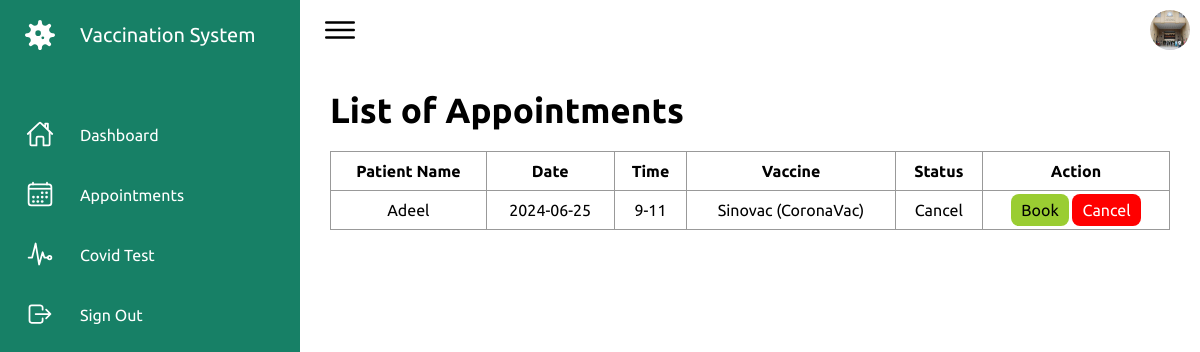
Screenshot of /Hospital/appointment.php (signed in) with the database file from the repository.
### tables this page shows
CREATE TABLE `tbl_appointment` (
  `id` int(11) NOT NULL,
  `p_id` int(11) NOT NULL,
  `h_id` int(11) NOT NULL,
  `date` varchar(20) NOT NULL,
  `time` varchar(20) NOT NULL,
  `v_id` int(11) NOT NULL,
  `status` varchar(50) NOT NULL DEFAULT 'pending'
);

CREATE TABLE `tbl_patient` (
  `id` int(11) NOT NULL,
  `name` varchar(50) NOT NULL,
  `contact` varchar(15) NOT NULL,
  `email` varchar(50) NOT NULL,
  `password` varchar(50) NOT NULL,
  `cid` int(11) NOT NULL,
  `address` varchar(150) NOT NULL,
  `gender` varchar(15) NOT NULL,
  `image` varchar(100) NOT NULL,
  `status` varchar(50) NOT NULL DEFAULT 'activate'
);

CREATE TABLE `tbl_vaccine` (
  `id` int(11) NOT NULL,
  `name` varchar(50) NOT NULL,
  `status` varchar(50) NOT NULL DEFAULT 'available'
);

### Hospital/appointment.php (the view, shortened to what this page needs)
<?php
    include("../Admin/connection.php");
?>
<!DOCTYPE html>
<html lang="en">
<head>
    <link rel="stylesheet" href="assets/css/index.css">
</head>
<body>
    <div class="container">
        <?php
            include("navigation.php");
        ?>
        <div class="main">
            <div class="topbar">
                <div class="toggle">
                    <ion-icon name="menu-outline"></ion-icon>
                </div>
                <div class="user">
                    <a href='profile.php'><img src="assets/imgs/customer01.jpg" alt=""></a>
                </div>
            </div>
            <div class="mainContent">
                <h2 class="title">List of Appointments</h2>
                <table>
                    <thead>
                        <tr>
                            <th>Patient Name</th>
                            <th>Date</th>
                            <th>Time</th>
                            <th>Vaccine</th>
                            <th>Status</th>
                            <th>Action</th>
                        </tr>
                    </thead>
                    <tbody>
                        <?php
                            $query = "SELECT tbl_patient.name as 'pname', tbl_hospital.name as 'hname', tbl_vaccine.name as 'vname', tbl_appointment.* FROM tbl_appointment INNER JOIN tbl_patient ON tbl_appointment.p_id = tbl_patient.id INNER JOIN tbl_hospital ON tbl_appointment.h_id=tbl_hospital.id INNER JOIN tbl_vaccine ON tbl_appointment.v_id=tbl_vaccine.id WHERE tbl_appointment.h_id=$_SESSION[hospital_session]";
                            $result = mysqli_query($connection,$query);
                            foreach($result as $row)
                            {
                                echo
                                "<tr>
                                    <td>$row[pname]</td>
                                    <td>$row[date]</td>
                                    <td>$row[time]</td>
                                    <td>$row[vname]</td>
                                    <td>$row[status]</td>
                                    <td>
                                        <a href='booked_appointment.php?id=$row[id]' class='btnactivate'>Book</a>
                                        <a href='cancel_appointment.php?id=$row[id]' class='btndeactivate'>Cancel</a>
                                    </td>
                                    </td>
                                </tr>";
                            }
                        ?>
                    </tbody>
                </table>
            </div>
        </div>
    </div>
</body>
</html>

### Hospital/assets/css/index.css (style rules this page uses)
* { font-family: "Ubuntu", sans-serif; margin: 0; padding: 0; box-sizing: border-box; }
:root { --white: #fff; --gray: #f5f5f5; --black1: #222; --black2: #999; --green:#178066; }
body { min-height: 100vh; overflow-x: hidden; }
.container { position: relative; width: 100%; }
.main { position: absolute; width: calc(100% - 300px); left: 300px; min-height: 100vh; background: var(--white); transition: 0.5s; }
.topbar { width: 100%; height: 60px; display: flex; justify-content: space-between; align-items: center; padding: 0 10px; }
.toggle { position: relative; width: 60px; height: 60px; display: flex; justify-content: center; align-items: center; font-size: 2.5rem; cursor: pointer; }
.user { position: relative; width: 40px; height: 40px; border-radius: 50%; overflow: hidden; cursor: pointer; }
.user img { position: absolute; top: 0; left: 0; width: 100%; height: 100%; object-fit: cover; }

### Hospital/appointment.php (style rules this page uses)
.mainContent { padding: 30px; }
.mainContent .title { font-size: 35px; }
.mainContent table { width: 100%; }
.mainContent table,td,th { margin-top: 20px; border: 1px solid #999; text-align: center; border-collapse: collapse; padding: 10px; }
.mainContent table a { padding: 7px 10px; background-color: #178066; text-decoration: none; border-radius: 8px; color: #fff; }
.mainContent .btndeactivate { background-color: red; }
.mainContent .btnactivate { background-color: yellowgreen; color: #000; }

### rows the page displays
tbl_appointment: tbl_patient.name "Adeel", date "2024-06-25", time "9-11", tbl_vaccine.name "Sinovac (CoronaVac)", status "Cancel"
